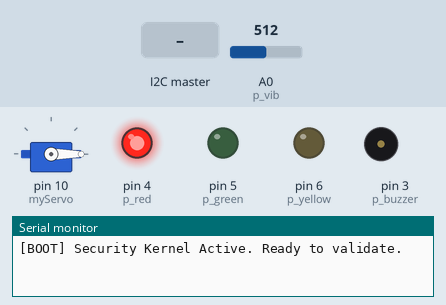
Bench run of a sketch on a simulated Arduino Uno, built with avr-gcc and run on an emulated ATmega328P. Parts: servo, output pins drawn as LEDs (lit = HIGH), buzzer (waves = sounding), the last lines printed to the serial monitor. Inputs (shaded band) come from the test bench; at power-on: A0 (p_vib) = 512.

Above: at 1.2 s.
1.3 s: A0 (p_vib) set to 840
2.8 s: A0 (p_vib) set to 863
At 3.5 s:
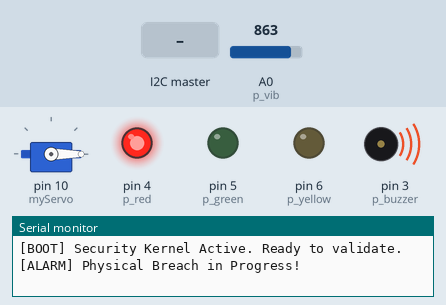
4.3 s: A0 (p_vib) set to 716
At 4.6 s:
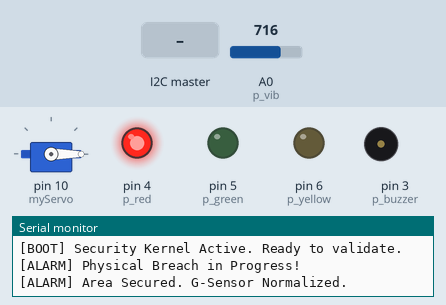
5.8 s: the I2C master sends the byte 1
At 7.0 s:
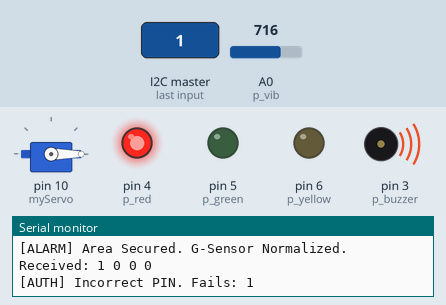
8.8 s: A0 (p_vib) set to 860
At 9.3 s:
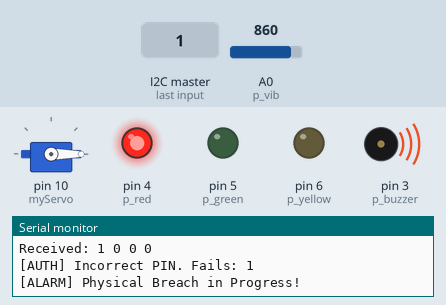
10.3 s: A0 (p_vib) set to 511
At 11.6 s:
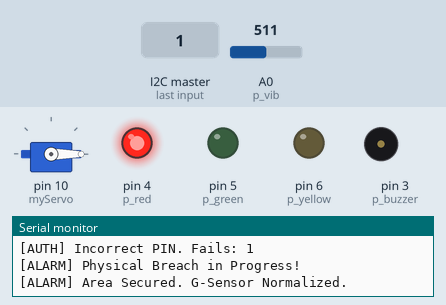
Timing chart, 0 to 12.8 s (numbered marks = the images above; inputs shaded):
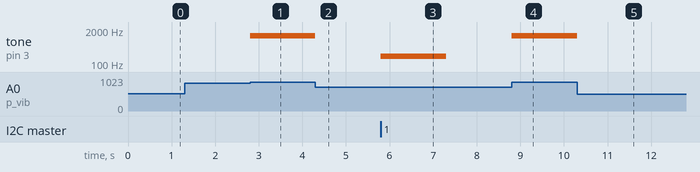

The sketch:

main.ino
```cpp
#include <Wire.h>
#include <Servo.h>

Servo myServo;
int systemState = 0; // 0:Idle, 1:Open, 2:Closing, 3:Denied, 4:Lockdown
int failCount = 0;
volatile bool dataReceived = false;
int receivedData[4];
const int correctPIN[4] = {6, 7, 8, 9};

const int p_pir = 2, p_buzzer = 3, p_red = 4, p_green = 5, p_yellow = 6, p_vib = A0;

void setup() {
  Wire.begin(8);
  Wire.onReceive(receiveEvent);
  Wire.onRequest(requestEvent);
  Serial.begin(9600);
  myServo.attach(10); myServo.write(0);
  pinMode(p_pir, INPUT); pinMode(p_buzzer, OUTPUT);
  pinMode(p_red, OUTPUT); pinMode(p_green, OUTPUT); pinMode(p_yellow, OUTPUT);
  digitalWrite(p_red, HIGH);
  Serial.println(F("[BOOT] Security Kernel Active. Ready to validate."));
}

// Update pada loop() di Slave
void loop() {
  int vibLevel = analogRead(p_vib);

  // Cek jika sedang ada getaran (Breach)
  if (vibLevel > 850) {
    if (systemState != 5) {
      Serial.println(F("[ALARM] Physical Breach in Progress!"));
      systemState = 5; // Set state ke Breach
    }
    // Bunyi Buzzer selama getaran ada
    tone(p_buzzer, 1200);
  }
  else {
    // Jika sebelumnya sedang Breach dan sekarang getaran hilang
    if (systemState == 5) {
      noTone(p_buzzer);
      systemState = 0; // Kembali ke Normal
      Serial.println(F("[ALARM] Area Secured. G-Sensor Normalized."));
    }
  }

  // Tetap proses PIN jika tidak sedang Breach
  if (dataReceived && systemState != 5) {
    validate();
    dataReceived = false;
  }
}
void requestEvent() {
  byte packet[3] = {(byte)((digitalRead(p_pir) == HIGH) ? 1 : 0), (byte)systemState, (byte)failCount};
  Wire.write(packet, 3);
}

void validate() {
    Serial.print("Received: ");
    for (int i = 0; i < 4; i++) {
      Serial.print(receivedData[i]);
      Serial.print(" ");
    }
    Serial.println();
  bool match = true;
  for (int i = 0; i < 4; i++) if (receivedData[i] != correctPIN[i]) match = false;

  if (match) {
    executeOpen();
  } else {
    executeDenied();
  }
}

void executeOpen() {
  Serial.println(F("[AUTH] PIN Verified. Access Granted."));
  failCount = 0;
  for (int i = 0; i < 2; i++) { tone(p_buzzer, 1800, 100); delay(150); }

  systemState = 1; digitalWrite(p_red, LOW);
  for (int pos = 0; pos <= 90; pos += 5) {
    myServo.write(pos); digitalWrite(p_yellow, !digitalRead(p_yellow)); delay(50);
  }
  digitalWrite(p_yellow, LOW); digitalWrite(p_green, HIGH);

  delay(5000); // Sinkron dengan timer Master

  systemState = 2; digitalWrite(p_green, LOW);
  for (int pos = 90; pos >= 0; pos -= 5) {
    myServo.write(pos); digitalWrite(p_red, !digitalRead(p_red)); delay(50);
  }
  digitalWrite(p_red, HIGH); systemState = 0;
}

void executeDenied() {
  failCount++;
  systemState = 3;
  Serial.print(F("[AUTH] Incorrect PIN. Fails: ")); Serial.println(failCount);

  // Buzzer Pip Panjang 1x
  tone(p_buzzer, 200, 1500);
  delay(2000); // Beri waktu LCD Master tampilkan "Access Denied"

  if (failCount >= 3) {
    systemState = 4;
    Serial.println(F("[SECURITY] Threshold reached. Initiating Lockdown."));
    digitalWrite(p_red, HIGH);
    delay(10000); // 10s Lockdown
    failCount = 0;
  }
  systemState = 0;
}

void receiveEvent(int how) {
  for (int i = 0; i < 4; i++) if (Wire.available()) receivedData[i] = Wire.read();
  dataReceived = true;
}

void triggerAlarm() {
  Serial.println(F("[ALARM] Physical Breach Detected via Accelerometer!"));
  for (int i = 0; i < 5; i++) { tone(p_buzzer, 1000); delay(100); tone(p_buzzer, 600); delay(100); }
  noTone(p_buzzer);
}
```

Measured:
- the behaviour switches between 850 and 851 on A0 (p_vib) (found by bisection; images 0 and 1)
- after the input at 1.3 s, every drawn part: stays the same
- after the input at 2.8 s, tone on pin 3 (p_buzzer): silent → 1200 Hz at once
- after the input at 4.3 s, tone on pin 3 (p_buzzer): 1200 Hz → silent at once
- after the input at 5.8 s, tone on pin 3 (p_buzzer): silent → 200 Hz at once, → silent 1.5 s later
- after the input at 8.8 s, tone on pin 3 (p_buzzer): silent → 1200 Hz at once
- after the input at 10.3 s, tone on pin 3 (p_buzzer): 1200 Hz → silent at once
